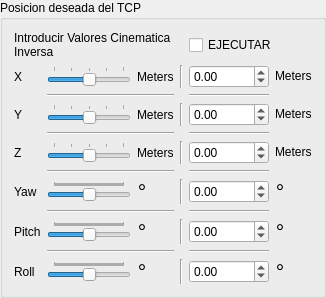
                   <widget class="QGroupBox" name="groupBox">
                    <property name="title">
                     <string>Posicion deseada del TCP</string>
                    </property>
                    <layout class="QGridLayout" name="gridLayout_14">
                     <item row="7" column="0">
                      <widget class="QLabel" name="label_16">
                       <property name="text">
                        <string>Yaw</string>
                       </property>
                      </widget>
                     </item>
                     <item row="7" column="2">
                      <widget class="QLabel" name="label_35">
                       <property name="font">
                        <font>
                         <pointsize>16</pointsize>
                         <italic>true</italic>
                        </font>
                       </property>
                       <property name="text">
                        <string>°</string>
                       </property>
                      </widget>
                     </item>
                     <item row="1" column="4">
                      <widget class="QDoubleSpinBox" name="xBox">
                       <property name="minimumSize">
                        <size>
                         <width>80</width>
                         <height>0</height>
                        </size>
                       </property>
                       <property name="maximumSize">
                        <size>
                         <width>40</width>
                         <height>16777215</height>
                        </size>
                       </property>
                       <property name="toolTip">
                        <string>Para Mayor Precision</string>
                       </property>
                       <property name="decimals">
                        <number>2</number>
                       </property>
                       <property name="minimum">
                        <double>-10.000000000000000</double>
                       </property>
                       <property name="maximum">
                        <double>10.000000000000000</double>
                       </property>
                       <property name="singleStep">
                        <double>0.100000000000000</double>
                       </property>
                      </widget>
                     </item>
                     <item row="5" column="3">
                      <widget class="Line" name="line_24">
                       <property name="orientation">
                        <enum>Qt::Vertical</enum>
                       </property>
                      </widget>
                     </item>
                     <item row="11" column="2">
                      <widget class="QLabel" name="label_37">
                       <property name="font">
                        <font>
                         <pointsize>16</pointsize>
                         <italic>true</italic>
                        </font>
                       </property>
                       <property name="text">
                        <string>°</string>
                       </property>
                      </widget>
                     </item>
                     <item row="4" column="4">
                      <widget class="Line" name="line_31">
                       <property name="orientation">
                        <enum>Qt::Horizontal</enum>
                       </property>
                      </widget>
                     </item>
                     <item row="3" column="4">
                      <widget class="QDoubleSpinBox" name="yBox">
                       <property name="minimumSize">
                        <size>
                         <width>80</width>
                         <height>0</height>
                        </size>
                       </property>
                       <property name="maximumSize">
                        <size>
                         <width>40</width>
                         <height>16777215</height>
                        </size>
                       </property>
                       <property name="toolTip">
                        <string>Para Mayor Precision</string>
                       </property>
                       <property name="decimals">
                        <number>2</number>
                       </property>
                       <property name="minimum">
                        <double>-10.000000000000000</double>
                       </property>
                       <property name="maximum">
                        <double>10.000000000000000</double>
                       </property>
                       <property name="singleStep">
                        <double>0.100000000000000</double>
                       </property>
                      </widget>
                     </item>
                     <item row="6" column="1" colspan="2">
                      <widget class="Line" name="line_32">
                       <property name="orientation">
                        <enum>Qt::Horizontal</enum>
                       </property>
                      </widget>
                     </item>
                     <item row="9" column="3">
                      <widget class="Line" name="line_26">
                       <property name="orientation">
                        <enum>Qt::Vertical</enum>
                       </property>
                      </widget>
                     </item>
                     <item row="5" column="1">
                      <widget class="QSlider" name="zSlider">
                       <property name="toolTip">
                        <string>Menos Precision</string>
                       </property>
                       <property name="minimum">
                        <number>-10</number>
                       </property>
                       <property name="maximum">
                        <number>10</number>
                       </property>
                       <property name="singleStep">
                        <number>1</number>
                       </property>
                       <property name="orientation">
                        <enum>Qt::Horizontal</enum>
                       </property>
                       <property name="invertedAppearance">
                        <bool>false</bool>
                       </property>
                       <property name="tickPosition">
                        <enum>QSlider::TicksAbove</enum>
                       </property>
                       <property name="tickInterval">
                        <number>5</number>
                       </property>
                      </widget>
                     </item>
                     <item row="1" column="1">
                      <widget class="QSlider" name="xSlider">
                       <property name="toolTip">
                        <string>Menos Precision</string>
                       </property>
                       <property name="minimum">
                        <number>-10</number>
                       </property>
                       <property name="maximum">
                        <number>10</number>
                       </property>
                       <property name="singleStep">
                        <number>1</number>
                       </property>
                       <property name="pageStep">
                        <number>0</number>
                       </property>
                       <property name="orientation">
                        <enum>Qt::Horizontal</enum>
                       </property>
                       <property name="tickPosition">
                        <enum>QSlider::TicksAbove</enum>
                       </property>
                       <property name="tickInterval">
                        <number>5</number>
                       </property>
                      </widget>
                     </item>
                     <item row="7" column="3">
                      <widget class="Line" name="line_25">
                       <property name="orientation">
                        <enum>Qt::Vertical</enum>
                       </property>
                      </widget>
                     </item>
                     <item row="11" column="5">
                      <widget class="QLabel" name="label_47">
                       <property name="font">
                        <font>
                         <pointsize>16</pointsize>
                         <italic>true</italic>
                        </font>
                       </property>
                       <property name="text">
                        <string>°</string>
                       </property>
                      </widget>
                     </item>
                     <item row="3" column="1">
                      <widget class="QSlider" name="ySlider">
                       <property name="toolTip">
                        <string>Menos Precision</string>
                       </property>
                       <property name="minimum">
                        <number>-10</number>
                       </property>
                       <property name="maximum">
                        <number>10</number>
                       </property>
                       <property name="singleStep">
                        <number>1</number>
                       </property>
                       <property name="orientation">
                        <enum>Qt::Horizontal</enum>
                       </property>
                       <property name="tickPosition">
                        <enum>QSlider::TicksAbove</enum>
                       </property>
                       <property name="tickInterval">
                        <number>5</number>
                       </property>
                      </widget>
                     </item>
                     <item row="9" column="5">
                      <widget class="QLabel" name="label_46">
                       <property name="font">
                        <font>
                         <pointsize>16</pointsize>
                         <italic>true</italic>
                        </font>
                       </property>
                       <property name="text">
                        <string>°</string>
                       </property>
                      </widget>
                     </item>
                     <item row="2" column="4">
                      <widget class="Line" name="line_29">
                       <property name="orientation">
                        <enum>Qt::Horizontal</enum>
                       </property>
                      </widget>
                     </item>
                     <item row="1" column="2">
                      <widget class="QLabel" name="label_32">
                       <property name="text">
                        <string>Meters</string>
                       </property>
                      </widget>
                     </item>
                     <item row="8" column="4">
                      <widget class="Line" name="line_35">
                       <property name="orientation">
                        <enum>Qt::Horizontal</enum>
                       </property>
                      </widget>
                     </item>
                     <item row="11" column="1">
                      <widget class="QSlider" name="rollSlider">
                       <property name="toolTip">
                        <string>Menos Precision</string>
                       </property>
                       <property name="minimum">
                        <number>-180</number>
                       </property>
                       <property name="maximum">
                        <number>180</number>
                       </property>
                       <property name="singleStep">
                        <number>5</number>
                       </property>
                       <property name="pageStep">
                        <number>5</number>
                       </property>
                       <property name="orientation">
                        <enum>Qt::Horizontal</enum>
                       </property>
                       <property name="tickPosition">
                        <enum>QSlider::TicksAbove</enum>
                       </property>
                       <property name="tickInterval">
                        <number>5</number>
                       </property>
                      </widget>
                     </item>
                     <item row="9" column="4">
                      <widget class="QDoubleSpinBox" name="pitchBox">
                       <property name="minimumSize">
                        <size>
                         <width>80</width>
                         <height>0</height>
                        </size>
                       </property>
                       <property name="maximumSize">
                        <size>
                         <width>40</width>
                         <height>16777215</height>
                        </size>
                       </property>
                       <property name="toolTip">
                        <string>Para Mayor Precision</string>
                       </property>
                       <property name="decimals">
                        <number>2</number>
                       </property>
                       <property name="minimum">
                        <double>-180.000000000000000</double>
                       </property>
                       <property name="maximum">
                        <double>180.000000000000000</double>
                       </property>
                       <property name="singleStep">
                        <double>0.100000000000000</double>
                       </property>
                      </widget>
                     </item>
                     <item row="5" column="2">
                      <widget class="QLabel" name="label_34">
                       <property name="text">
                        <string>Meters</string>
                       </property>
                      </widget>
                     </item>
                     <item row="7" column="4">
                      <widget class="QDoubleSpinBox" name="yawBox">
                       <property name="minimumSize">
                        <size>
                         <width>80</width>
                         <height>0</height>
                        </size>
                       </property>
                       <property name="maximumSize">
                        <size>
                         <width>40</width>
                         <height>16777215</height>
                        </size>
                       </property>
                       <property name="toolTip">
                        <string>Para Mayor Precision</string>
                       </property>
                       <property name="decimals">
                        <number>2</number>
                       </property>
                       <property name="minimum">
                        <double>-180000000.000000000000000</double>
                       </property>
                       <property name="maximum">
                        <double>180.000000000000000</double>
                       </property>
                       <property name="singleStep">
                        <double>0.100000000000000</double>
                       </property>
                       <property name="value">
                        <double>0.000000000000000</double>
                       </property>
                      </widget>
                     </item>
                     <item row="7" column="5">
                      <widget class="QLabel" name="label_45">
                       <property name="font">
                        <font>
                         <pointsize>16</pointsize>
                         <italic>true</italic>
                        </font>
                       </property>
                       <property name="text">
                        <string>°</string>
                       </property>
                      </widget>
                     </item>
                     <item row="3" column="5">
                      <widget class="QLabel" name="label_43">
                       <property name="font">
                        <font>
                         <pointsize>16</pointsize>
                         <italic>true</italic>
                        </font>
                       </property>
                       <property name="text">
                        <string>&lt;html&gt;&lt;head/&gt;&lt;body&gt;&lt;p&gt;&lt;span style=&quot; font-size:9pt; font-style:normal;&quot;&gt;Meters&lt;/span&gt;&lt;/p&gt;&lt;/body&gt;&lt;/html&gt;</string>
                       </property>
                      </widget>
                     </item>
                     <item row="10" column="1" colspan="2">
                      <widget class="Line" name="line_37">
                       <property name="orientation">
                        <enum>Qt::Horizontal</enum>
                       </property>
                      </widget>
                     </item>
                     <item row="11" column="0">
                      <widget class="QLabel" name="label_18">
                       <property name="text">
                        <string>Roll</string>
                       </property>
                      </widget>
                     </item>
                     <item row="9" column="2">
                      <widget class="QLabel" name="label_36">
                       <property name="font">
                        <font>
                         <pointsize>16</pointsize>
                         <italic>true</italic>
                        </font>
                       </property>
                       <property name="text">
                        <string>°</string>
                       </property>
                      </widget>
                     </item>
                     <item row="8" column="1" colspan="2">
                      <widget class="Line" name="line_34">
                       <property name="orientation">
                        <enum>Qt::Horizontal</enum>
                       </property>
                      </widget>
                     </item>
                     <item row="4" column="1" colspan="2">
                      <widget class="Line" name="line_30">
                       <property name="orientation">
                        <enum>Qt::Horizontal</enum>
                       </property>
                      </widget>
                     </item>
                     <item row="5" column="0">
                      <widget class="QLabel" name="label_19">
                       <property name="text">
                        <string>Z</string>
                       </property>
                      </widget>
                     </item>
                     <item row="5" column="5">
                      <widget class="QLabel" name="label_44">
                       <property name="font">
                        <font>
                         <pointsize>16</pointsize>
                         <italic>true</italic>
                        </font>
                       </property>
                       <property name="text">
                        <string>&lt;html&gt;&lt;head/&gt;&lt;body&gt;&lt;p&gt;&lt;span style=&quot; font-size:9pt; font-style:normal;&quot;&gt;Meters&lt;/span&gt;&lt;/p&gt;&lt;/body&gt;&lt;/html&gt;</string>
                       </property>
                      </widget>
                     </item>
                     <item row="11" column="4">
                      <widget class="QDoubleSpinBox" name="rollBox">
                       <property name="minimumSize">
                        <size>
                         <width>80</width>
                         <height>0</height>
                        </size>
                       </property>
                       <property name="maximumSize">
                        <size>
                         <width>40</width>
                         <height>16777215</height>
                        </size>
                       </property>
                       <property name="toolTip">
                        <string>Para Mayor Precision</string>
                       </property>
                       <property name="decimals">
                        <number>2</number>
                       </property>
                       <property name="minimum">
                        <double>-180.000000000000000</double>
                       </property>
                       <property name="maximum">
                        <double>180.000000000000000</double>
                       </property>
                       <property name="singleStep">
                        <double>0.100000000000000</double>
                       </property>
                      </widget>
                     </item>
                     <item row="9" column="0">
                      <widget class="QLabel" name="label_17">
                       <property name="text">
                        <string>Pitch</string>
                       </property>
                      </widget>
                     </item>
                     <item row="3" column="3">
                      <widget class="Line" name="line_23">
                       <property name="orientation">
                        <enum>Qt::Vertical</enum>
                       </property>
                      </widget>
                     </item>
                     <item row="2" column="1" colspan="2">
                      <widget class="Line" name="line_28">
                       <property name="orientation">
                        <enum>Qt::Horizontal</enum>
                       </property>
                      </widget>
                     </item>
                     <item row="11" column="3">
                      <widget class="Line" name="line_27">
                       <property name="orientation">
                        <enum>Qt::Vertical</enum>
                       </property>
                      </widget>
                     </item>
                     <item row="10" column="4">
                      <widget class="Line" name="line_36">
                       <property name="orientation">
                        <enum>Qt::Horizontal</enum>
                       </property>
                      </widget>
                     </item>
                     <item row="5" column="4">
                      <widget class="QDoubleSpinBox" name="zBox">
                       <property name="minimumSize">
                        <size>
                         <width>80</width>
                         <height>0</height>
                        </size>
                       </property>
                       <property name="maximumSize">
                        <size>
                         <width>40</width>
                         <height>16777215</height>
                        </size>
                       </property>
                       <property name="toolTip">
                        <string>Para Mayor Precision</string>
                       </property>
                       <property name="decimals">
                        <number>2</number>
                       </property>
                       <property name="minimum">
                        <double>-10.000000000000000</double>
                       </property>
                       <property name="maximum">
                        <double>10.000000000000000</double>
                       </property>
                       <property name="singleStep">
                        <double>0.100000000000000</double>
                       </property>
                      </widget>
                     </item>
                     <item row="0" column="0" colspan="4">
                      <widget class="QLabel" name="label_38">
                       <property name="text">
                        <string>Introducir Valores Cinematica Inversa</string>
                       </property>
                       <property name="wordWrap">
                        <bool>true</bool>
                       </property>
                      </widget>
                     </item>
                     <item row="6" column="4">
                      <widget class="Line" name="line_33">
                       <property name="orientation">
                        <enum>Qt::Horizontal</enum>
                       </property>
                      </widget>
                     </item>
                     <item row="7" column="1">
                      <widget class="QSlider" name="yawSlider">
                       <property name="toolTip">
                        <string>Menos Precision</string>
                       </property>
                       <property name="minimum">
                        <number>-180</number>
                       </property>
                       <property name="maximum">
                        <number>180</number>
                       </property>
                       <property name="singleStep">
                        <number>5</number>
                       </property>
                       <property name="pageStep">
                        <number>5</number>
                       </property>
                       <property name="orientation">
                        <enum>Qt::Horizontal</enum>
                       </property>
                       <property name="tickPosition">
                        <enum>QSlider::TicksAbove</enum>
                       </property>
                       <property name="tickInterval">
                        <number>5</number>
                       </property>
                      </widget>
                     </item>
                     <item row="3" column="2">
                      <widget class="QLabel" name="label_33">
                       <property name="text">
                        <string>Meters</string>
                       </property>
                      </widget>
                     </item>
                     <item row="1" column="0">
                      <widget class="QLabel" name="label_2">
                       <property name="text">
                        <string>X</string>
                       </property>
                      </widget>
                     </item>
                     <item row="9" column="1">
                      <widget class="QSlider" name="pitchSlider">
                       <property name="toolTip">
                        <string>Menos Precision</string>
                       </property>
                       <property name="minimum">
                        <number>-180</number>
                       </property>
                       <property name="maximum">
                        <number>180</number>
                       </property>
                       <property name="singleStep">
                        <number>5</number>
                       </property>
                       <property name="pageStep">
                        <number>5</number>
                       </property>
                       <property name="orientation">
                        <enum>Qt::Horizontal</enum>
                       </property>
                       <property name="tickPosition">
                        <enum>QSlider::TicksAbove</enum>
                       </property>
                       <property name="tickInterval">
                        <number>5</number>
                       </property>
                      </widget>
                     </item>
                     <item row="3" column="0">
                      <widget class="QLabel" name="label_4">
                       <property name="text">
                        <string>Y</string>
                       </property>
                      </widget>
                     </item>
                     <item row="1" column="5">
                      <widget class="QLabel" name="label_42">
                       <property name="text">
                        <string>&lt;html&gt;&lt;head/&gt;&lt;body&gt;&lt;p&gt;Meters&lt;/p&gt;&lt;/body&gt;&lt;/html&gt;</string>
                       </property>
                      </widget>
                     </item>
                     <item row="1" column="3">
                      <widget class="Line" name="line_20">
                       <property name="orientation">
                        <enum>Qt::Vertical</enum>
                       </property>
                      </widget>
                     </item>
                     <item row="0" column="4" colspan="2">
                      <widget class="QCheckBox" name="checkBox">
                       <property name="text">
                        <string>EJECUTAR</string>
                       </property>
                      </widget>
                     </item>
                    </layout>
                   </widget>
